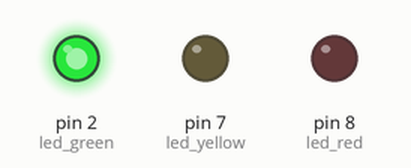
Bench run of a sketch on a simulated Arduino Uno, built with avr-gcc and run on an emulated ATmega328P. Shown: output pins drawn as LEDs (lit = HIGH).

Above: at 5.0 s.
At 11.1 s:
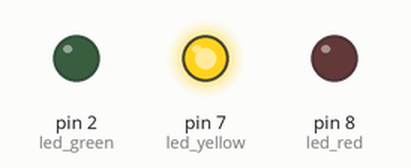
At 17.2 s:
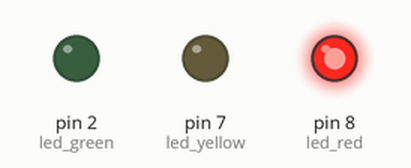
At 22.25 s:
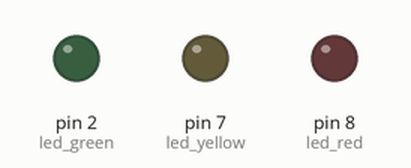
Timing chart, 0 to 29.0 s (numbered marks = the images above):
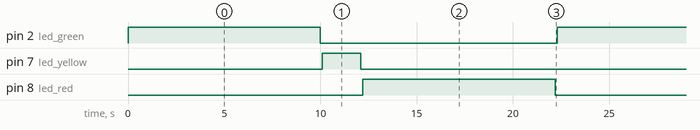

Measured:
- by itself, pin 2 (led_green), pin 8 (led_red): alternates HIGH for 10.0 s and LOW for 12.3 s
- by itself, pin 7 (led_yellow): alternates HIGH for 2.0 s and LOW for 20.3 s
- by itself, everything shown: repeats every 22.3 s, in 6 steps

The sketch:

Traffic_Light_System1.ino
```cpp
#define GREEN_TIME 10000
#define YELLOW_TIME 2000
#define RED_TIME 10000

const int led_green = 2;
const int led_yellow = 7;
const int led_red = 8;

void setup()
{
  pinMode(led_green, OUTPUT);
  pinMode(led_yellow, OUTPUT);
  pinMode(led_red, OUTPUT);
}

void loop()
{
  trafficLight();
}

void ledOn(int x)
{
  digitalWrite(x, HIGH);
}

void ledOff(int x)
{
  digitalWrite(x, LOW);
}

void greenLed()
{
  ledOn(led_green);
  delay(GREEN_TIME);
  ledOff(led_green);
}

void yellowLed()
{
  ledOn(led_yellow);
  delay(YELLOW_TIME);
  ledOff(led_yellow);
}

void redLed()
{
  ledOn(led_red);
  delay(RED_TIME);
  ledOff(led_red);
}

void trafficLight()
{
  for(;;)
  {
    greenLed();
    delay(100);
    yellowLed();
    delay(100);
    redLed();
    delay(100);
  }
}
```
